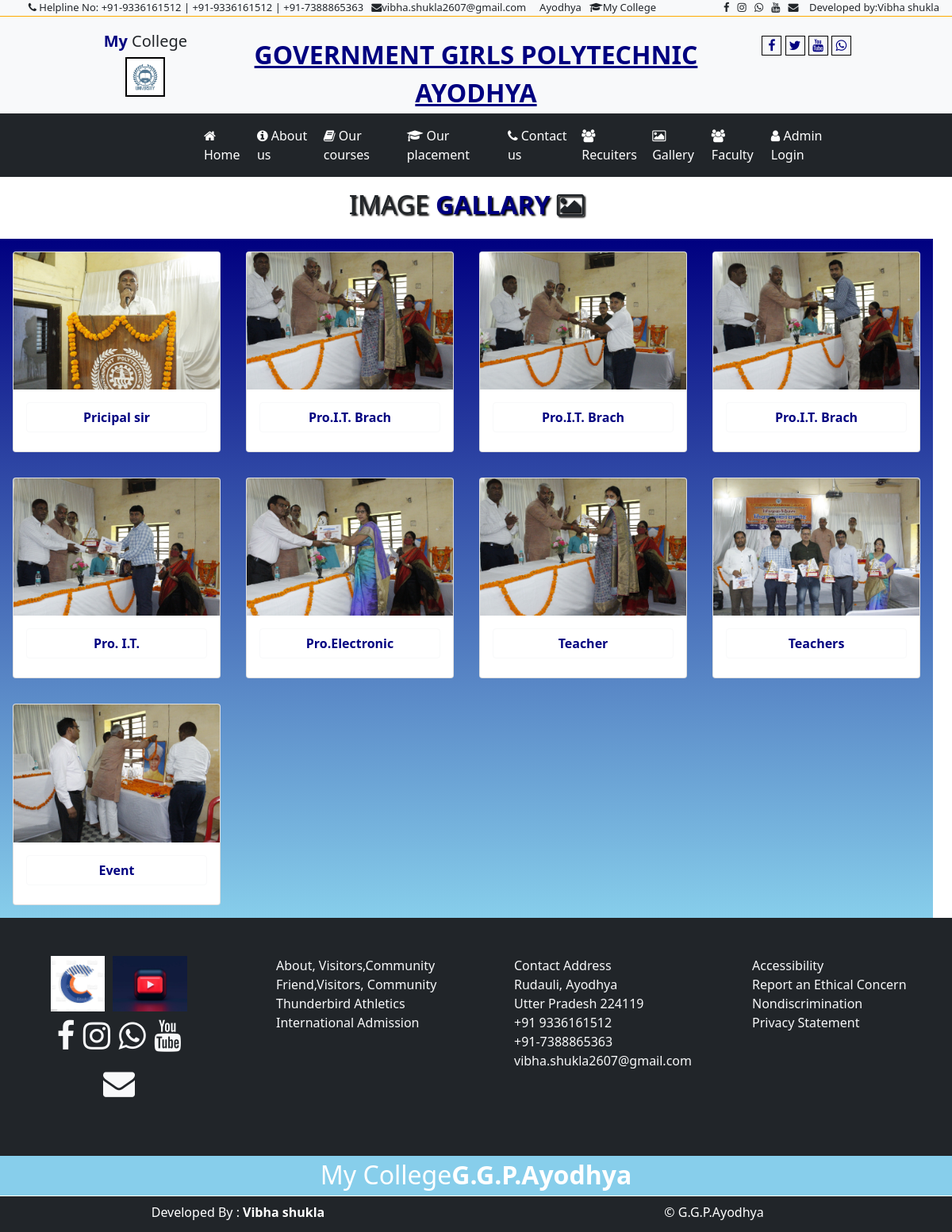
The app's page /user/gallery/ with its own data.
### user/models.py (models this page shows)
class gallery(models.Model):
    pdes=models.CharField(max_length=200)
    gpic=models.ImageField(upload_to='static/gallery/',default="")
    gdate=models.DateField()

### user/views.py (the view)
# urls.py: path('gallery/',views.imagegallery),
def imagegallery(request):
    gdata=gallery.objects.all().order_by('-id')
    print(gdata)
    mydict={"d":gdata}
    return render(request,'user/gallery.html',mydict)

### templates/user/gallery.html (shortened to what this page needs)
 {% extends 'base.html'%}
 {% load static %}
 {% block content %}
 <div class="row">
     <div class="h2 text-center p-3" style="text-shadow:2px 2px 2px black;">IMAGE <b style="color:navy;">GALLARY</b>  <i class="fa fa-image"></i></div>
     <div class=col-sm-10">
         <div class="row s">
             {% if d%}
             {% for x in d%}
             <div class="col-sm-3 p-3">
                 <div class="card w-100">
  <img src="/{{x.gpic}}" class="card-img-top" alt="college Events">
  <div class="card-body">
      <a class="btn btn-outline-light w-100 h3"><b style="color:navy;">{{x.pdes}}</b></a>
  </div>
</div>
             </div>
             {% endfor%}
             {%endif%}
         </div>
     </div>
 </div>
 {% endblock %}

### templates/user/gallery.html (style rules this page uses)
.s { background-image:linear-gradient(navy,skyblue); }

### records on screen
gallery: gpic (picture), pdes "Pricipal sir"
gallery: gpic (picture), pdes "Pro.I.T. Brach"
gallery: gpic (picture), pdes "Pro.I.T. Brach"
gallery: gpic (picture), pdes "Pro.I.T. Brach"
gallery: gpic (picture), pdes "Pro. I.T."
gallery: gpic (picture), pdes "Pro.Electronic"
gallery: gpic (picture), pdes "Teacher"
gallery: gpic (picture), pdes "Teachers"
gallery: gpic (picture), pdes "Event"
